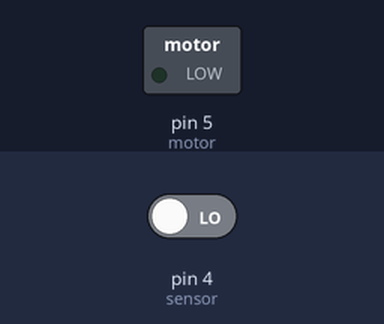
A sketch run on a simulated Arduino Uno, built with avr-gcc and run on an emulated ATmega328P. Shown: switched loads named in the sketch (green lamp = pin HIGH). The inputs (shaded band) are chosen by the test bench; at power-on: pin 4 (sensor) LOW.

Above: at 1.2 s.
1.3 s: pin 4 (sensor) driven HIGH
At 2.5 s:
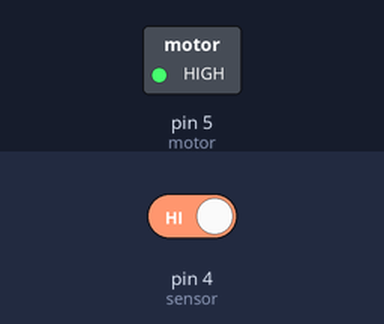
2.8 s: pin 4 (sensor) driven LOW
At 3.8 s:
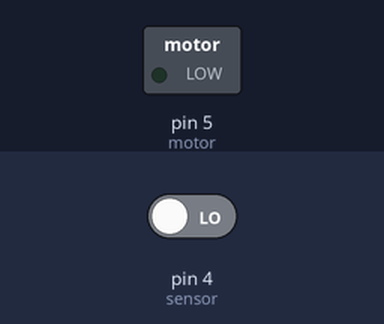
Timing chart, 0 to 5.8 s (numbered marks = the images above; inputs shaded):
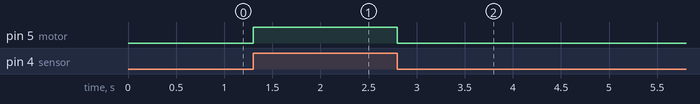

The sketch:

task_seven1__2_.ino
```cpp
int sensor = 4;
int motor = 5;
void setup()
{
  pinMode(motor, OUTPUT);
  pinMode(sensor, INPUT);

}

void loop()
{
  if(digitalRead(sensor)==1)
  {
    digitalWrite(motor,HIGH);}

  else
    digitalWrite(motor,LOW);


}
```

Measured:
- after the input at 1.3 s, pin 5 (motor): LOW → HIGH at once
- after the input at 2.8 s, pin 5 (motor): HIGH → LOW at once
